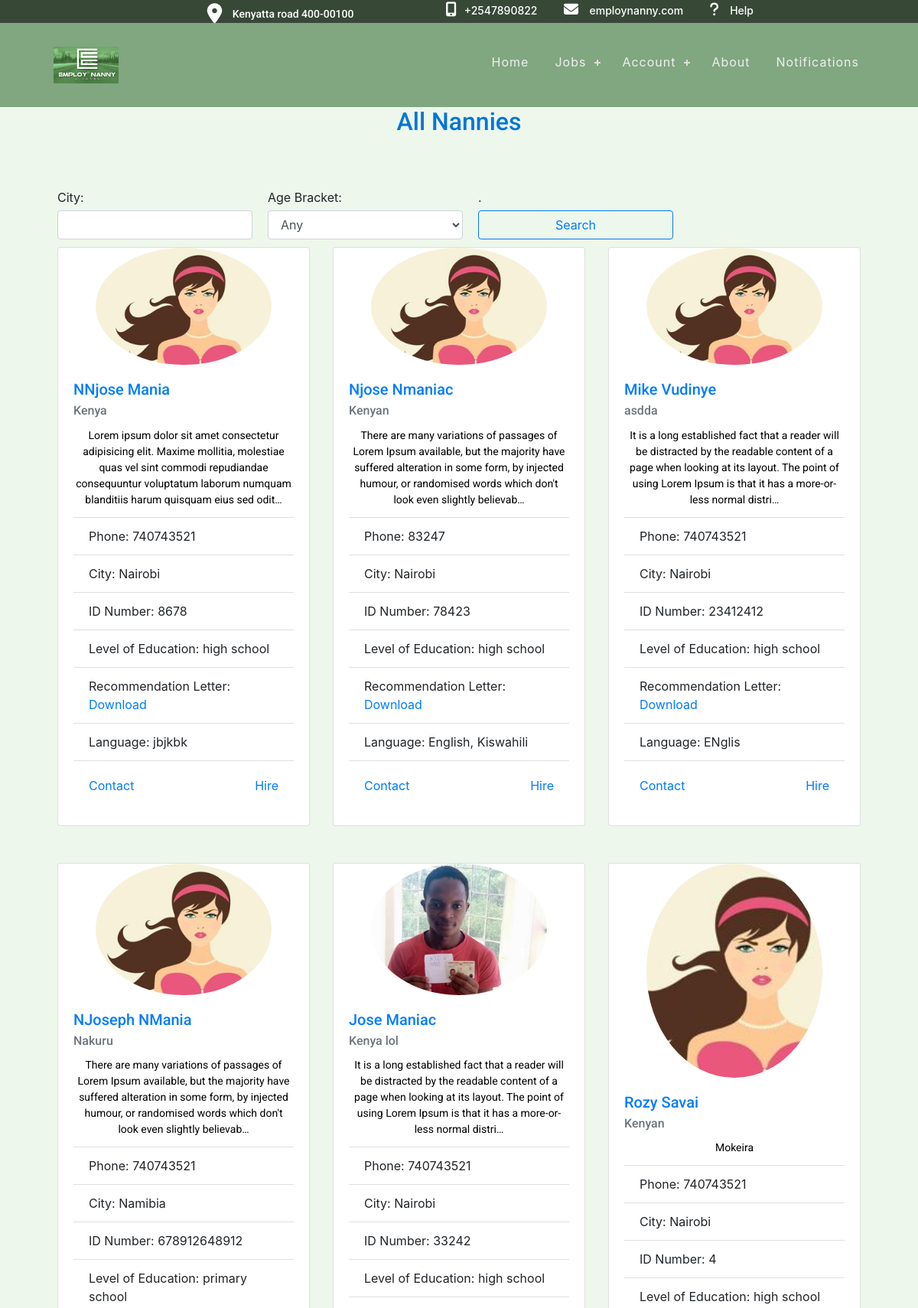
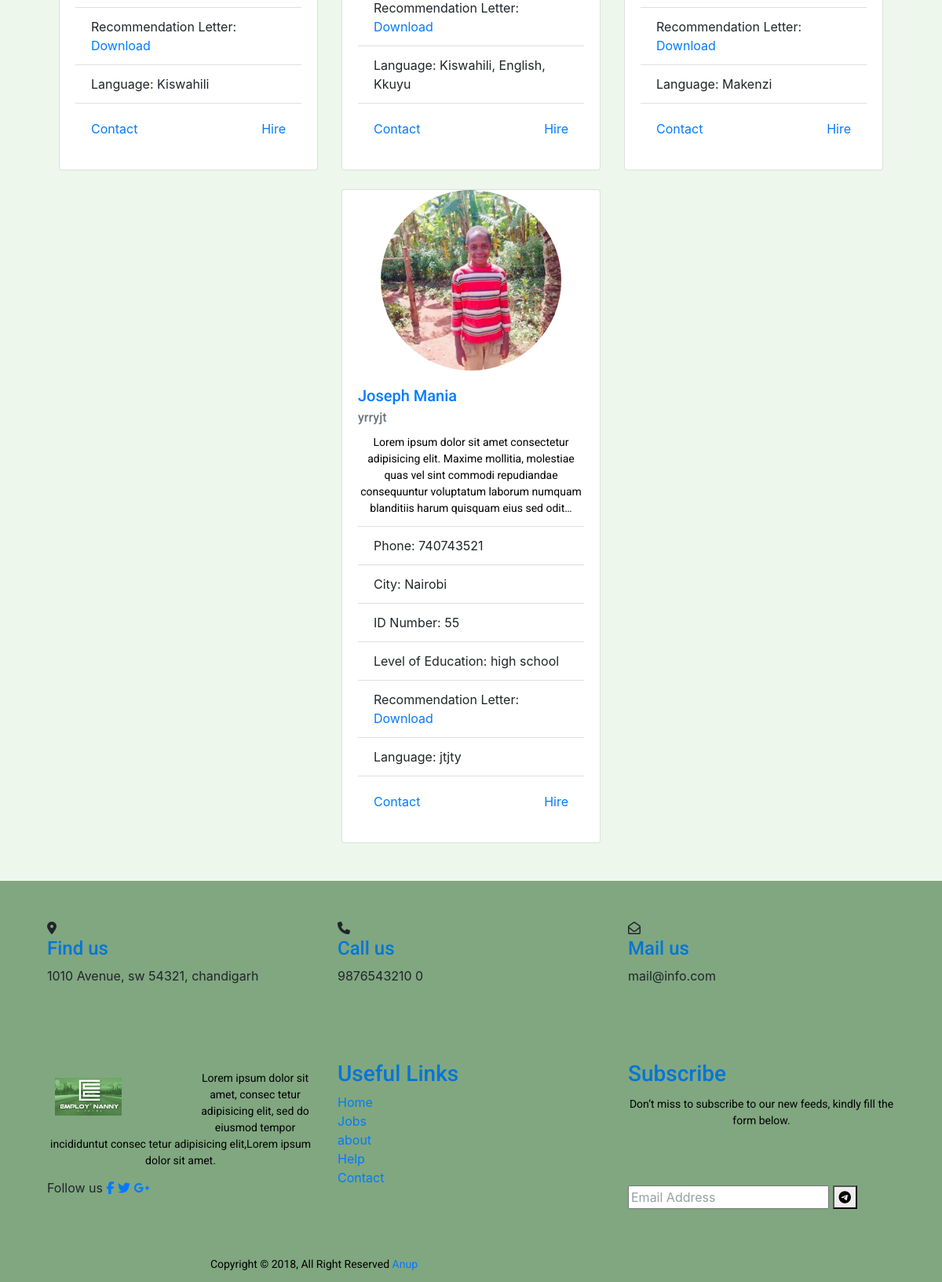
The page /nannies on the database its author committed (2 pictures, top to bottom).
### users/models.py (models this page shows, shortened)
class NannyDetails(models.Model):
    user = models.OneToOneField(User, on_delete=models.CASCADE)
    first_name = models.CharField(max_length=100)
    last_name = models.CharField(max_length=100)
    phone = models.IntegerField(default=0)
    city = models.CharField(max_length=100)
    address = models.CharField(max_length=200)
    id_number = models.IntegerField(default=0)
    level_of_education = models.CharField(
        max_length=100, choices=HIGHEST_LEVEL_EDUCATION)
    recommendation_letter = models.FileField(
        upload_to='recommendations/', null=True)
    nationality = models.CharField(max_length=100)
    availability = models.CharField(
        max_length=100, choices=AVAILABILITY_CHOICES)
    language = models.CharField(max_length=200)
    date_joined = models.DateTimeField(auto_now_add=True)
    years_of_experience = models.IntegerField(default=0)
    age_bracket = models.CharField(
        max_length=100, choices=AGE_GROUP_CHOICES, default="N/A")
    description = models.TextField(blank=True)
    image = models.ImageField(default='default.jpg',
                              upload_to='nanny_profile_pics')

### jobapp/views.py (the view)
# urls.py: path("nannies", views.show_all_nannies, name="nannies"),
def show_all_nannies(request):
    city_query = request.GET.get('city', '')
    age_query = request.GET.get('age')
    if city_query and age_query:
        nannies = NannyDetails.objects.filter(
            city__icontains=city_query, age_bracket=age_query).order_by("-date_joined")
    elif city_query:
        nannies = NannyDetails.objects.filter(
            city__icontains=city_query).order_by("-date_joined")
    elif age_query:
        nannies = NannyDetails.objects.filter(
            age_bracket=age_query).order_by("-date_joined")
    else:
        nannies = NannyDetails.objects.all().order_by("-date_joined")
    paginator = Paginator(nannies, 9)
    page_number = request.GET.get('page')
    page_obj = paginator.get_page(page_number)
    age_query_value = age_query if age_query else ''
    context = {
        "page_obj": page_obj,
        "city_query": city_query,
        "age_query": AGE_GROUP_CHOICES,  # add age choices to context
        "selected_age_query": age_query_value,  # add selected_age_query to context
    }
    return render(request, "jobapp/nannies_available.html", context)

### jobapp/templatetags/jobapp_tags.py (called while the page is built)
@register.filter(name='has_group')
def has_group(user, group_name):
    return user.groups.filter(name=group_name).exists()

### jobapp/templates/jobapp/nannies_available.html (shortened to what this page needs)
{% extends 'jobapp/base.html' %}
{% block content %}
<h2 class="text-center">All Nannies</h2>
<div class="container" style="max-width: 90%">
<form method="GET" >
  <div class="form-row">
    <div class="form-group col-md-3">
      <label for="city">City:</label>
      <input type="text" class="form-control" id="city" name="city" value="{{ city_query }}">
    </div>
    <div class="form-group col-md-3">
      <label for="age">Age Bracket:</label>
      <select class="form-control" id="age" name="age">
        <option value="">Any</option>
      </select>
    </div>
    <div class="form-group col-md-3">
        <label for="age">.</label>
      <button type="submit" class="btn btn-outline-primary btn-block">Search</button>
    </div>
  </div>
</form>
  <div class="row justify-content-center mb-4 px-6">
    {% for nanny in page_obj %}
      <div class="col-md-4 mb-4">
        <div class="card h-100">
          <img class="card-img-top img-fluid nanny-image" src="{{ nanny.image.url }}" alt="Profile picture">
          <div class="card-body">
            <h5 class="card-title"><a href="{% url 'nanny_profile' nanny.id %}">{{ nanny.first_name }} {{ nanny.last_name }}</a></h5>
            <h6 class="card-subtitle mb-2 text-muted">{{ nanny.nationality }}</h6>
            <p class="card-text">{{ nanny.description|truncatechars:200 }}</p>
            <ul class="list-group list-group-flush">
              <li class="list-group-item">Phone: {{ nanny.phone }}</li>
              <li class="list-group-item">City: {{ nanny.city }}</li>
              <li class="list-group-item">ID Number: {{ nanny.id_number }}</li>
              <li class="list-group-item">Level of Education: {{ nanny.get_level_of_education_display }}</li>
              <li class="list-group-item">Recommendation Letter: {% if nanny.recommendation_letter %}<a href="{{ nanny.recommendation_letter.url }}">Download</a>{% else %}N/A{% endif %}</li>
              <li class="list-group-item">Language: {{ nanny.language }}</li>
            </ul>
            <div class="card-body d-flex justify-content-between align-items-end">
              <a href="#" class="card-link float-left">Contact</a>
              <a href="{% url 'direct_contract' nanny.id %}" class="card-link ml-auto">Hire</a>
            </div>
          </div>
        </div>
      </div>
      {% if forloop.counter|divisibleby:3 %}
        </div><div class="row justify-content-center">
      {% endif %}
    {% endfor %}
  </div>
</div>
{% endblock %}

### static/css/base.css (style rules this page uses)
p { color: black; font-family: 'Roboto', sans-serif; }
:root { --background-color: #ffffff; --text-color: #000000; }

### static/css/registration.css (style rules this page uses)
::placeholder { color: #969fa4; }
p { text-align: center; font-size: 14px; color: #090a09; margin: 12px 0; }
form { padding-top: 60px; }

### static/css/header.css (style rules this page uses)
h1, h2, h3, h4, h5 { color: #0275d8; font-family: 'Roboto', sans-serif; }
h6 { font-family: 'Roboto', sans-serif; }
a, a:hover, a:focus, a:active { text-decoration: none; outline: none; }
body { background-color: rgb(237, 247, 236); }
ul { margin: 0; padding: 0; list-style: none; }

### static/css/home.css (style rules this page uses)
img { width: 100%; }

### static/css/nannyDetails.css (style rules this page uses)
.container { margin-right: auto; margin-left: auto; max-width: 800px; }
.form-group { display: flex; flex-direction: column; margin-right: 10px; margin-bottom: 10px; width: 45%; }
.form-group:last-child { margin-right: 0; }
.row { display: flex; flex-wrap: wrap; }
label { margin-bottom: 5px; }

### jobapp/templates/jobapp/nannies_available.html (style rules this page uses)
.nanny-image { object-fit: cover; width:70%; height:40%; border-radius: 50%; margin-left:auto; margin-right:auto; }

### rows shown on the page
NannyDetails: image (placeholder picture), first_name "NNjose", last_name "Mania", nationality "Kenya", description "Lorem ipsum dolor sit amet consectetur adipisicing elit. Maxime mollitia, molestiae quas vel sint commodi repudiandae consequuntur voluptatum laborum numquam blanditiis harum quisquam eius sed odit…", phone "740743521", city "Nairobi", id_number "8678", level_of_education "high school", language "jbjkbk"
NannyDetails: image (placeholder picture), first_name "Njose", last_name "Nmaniac", nationality "Kenyan", description "There are many variations of passages of Lorem Ipsum available, but the majority have suffered alteration in some form, by injected humour, or randomised words which don't look even slightly believab…", phone "83247", city "Nairobi", id_number "78423", level_of_education "high school", language "English, Kiswahili"
NannyDetails: image (placeholder picture), first_name "Mike", last_name "Vudinye", nationality "asdda", description "It is a long established fact that a reader will be distracted by the readable content of a page when looking at its layout. The point of using Lorem Ipsum is that it has a more-or-less normal distri…", phone "740743521", city "Nairobi", id_number "23412412", level_of_education "high school", language "ENglis"
NannyDetails: image (placeholder picture), first_name "NJoseph", last_name "NMania", nationality "Nakuru", description "There are many variations of passages of Lorem Ipsum available, but the majority have suffered alteration in some form, by injected humour, or randomised words which don't look even slightly believab…", phone "740743521", city "Namibia", id_number "678912648912", level_of_education "primary school", language "Kiswahili"
NannyDetails: image (picture), first_name "Jose", last_name "Maniac", nationality "Kenya lol", description "It is a long established fact that a reader will be distracted by the readable content of a page when looking at its layout. The point of using Lorem Ipsum is that it has a more-or-less normal distri…", phone "740743521", city "Nairobi", id_number "33242", level_of_education "high school", language "Kiswahili, English, Kkuyu"
NannyDetails: image (placeholder picture), first_name "Rozy", last_name "Savai", nationality "Kenyan", description "Mokeira", phone "740743521", city "Nairobi", id_number "4", level_of_education "high school", language "Makenzi"
NannyDetails: image (picture), first_name "Joseph", last_name "Mania", nationality "yrryjt", description "Lorem ipsum dolor sit amet consectetur adipisicing elit. Maxime mollitia, molestiae quas vel sint commodi repudiandae consequuntur voluptatum laborum numquam blanditiis harum quisquam eius sed odit…", phone "740743521", city "Nairobi", id_number "55", level_of_education "high school", language "jtjty"
